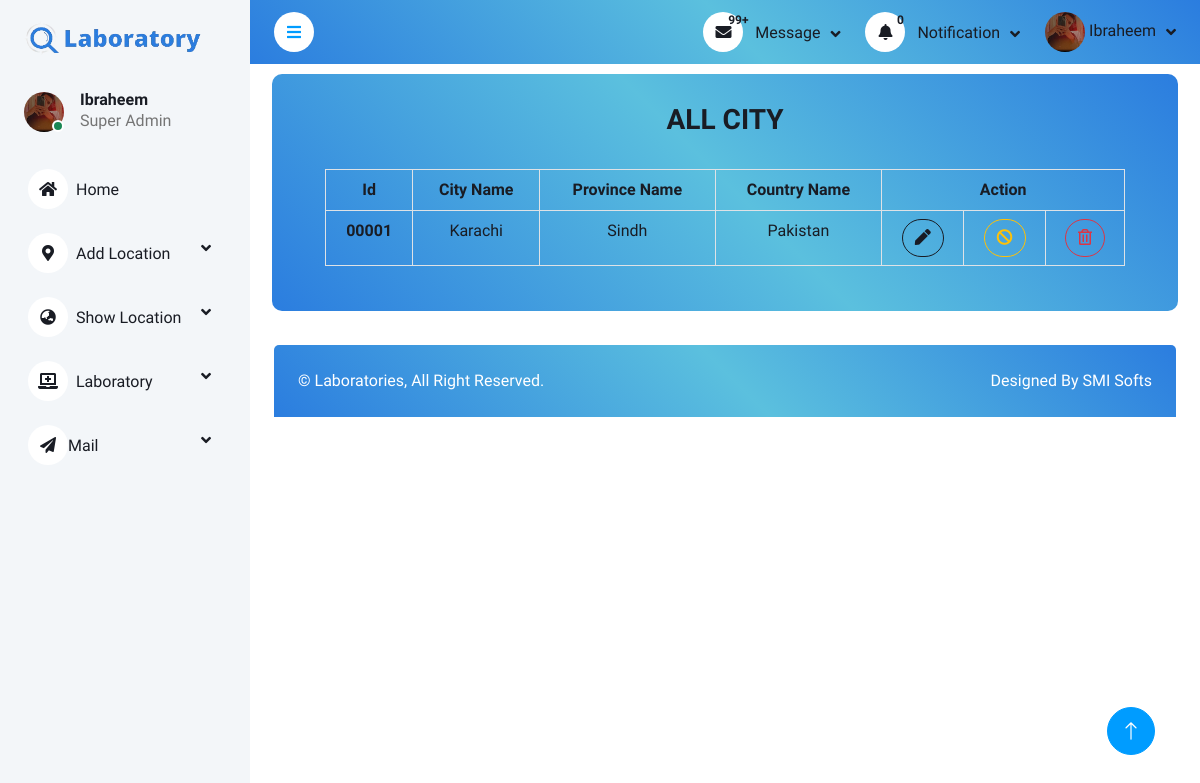
Page /Dashborads/show.location.php?id=city (signed in) on the committed database.
### tables this page shows
CREATE TABLE `signup` (
  `id` int(5) UNSIGNED ZEROFILL NOT NULL,
  `userName` varchar(20) NOT NULL,
  `userEmail` varchar(50) NOT NULL,
  `userFullName` varchar(50) DEFAULT NULL,
  `userimage` varchar(50) DEFAULT NULL,
  `userCNIC` varchar(20) NOT NULL,
  `userPhone` varchar(15) NOT NULL,
  `userReligion` varchar(20) DEFAULT NULL,
  `userGender` varchar(10) DEFAULT NULL,
  `userCity` varchar(30) DEFAULT NULL,
  `userCountry` varchar(30) DEFAULT NULL,
  `userAddress` varchar(50) DEFAULT NULL,
  `userPassword` varchar(70) NOT NULL,
  `Role` varchar(15) DEFAULT 'User',
  `Status` varchar(10) NOT NULL
);

CREATE TABLE `cities` (
  `id` int(5) UNSIGNED ZEROFILL NOT NULL,
  `city_Name` varchar(30) DEFAULT NULL,
  `Province_Id` int(5) UNSIGNED ZEROFILL DEFAULT NULL,
  `Country_Id` int(5) UNSIGNED ZEROFILL DEFAULT NULL
);

CREATE TABLE `province` (
  `province_Id` int(5) UNSIGNED ZEROFILL NOT NULL,
  `province_Name` varchar(30) DEFAULT NULL,
  `Country_Id` int(5) UNSIGNED ZEROFILL DEFAULT NULL
);

CREATE TABLE `countries` (
  `Country_Id` int(5) UNSIGNED ZEROFILL NOT NULL,
  `country_Name` varchar(20) DEFAULT NULL,
  `regions_id` int(5) UNSIGNED ZEROFILL DEFAULT NULL
);

### Dashborads/show.location.php (the view, shortened to what this page needs)
<?php
require("auth/auth.check.php");
?>
<?php require("includes/header.inc.php"); ?>
<?php require("components/navbar.php"); ?>
<?php require("components/sidebar.php"); ?>
<section class="section-back">
    <div class="container-fluid pt-4 px-4">
        <?php
        if ($_GET['id'] == "region") { ?>
            <h3 class="text-dark text-center text-uppercase">All Region</h3>
            <div class="col-sm-12 col-xl-12">
                <div class=" rounded h-100 p-4 table-scrollable">
                    <table class="table table-hover table-bordered text-dark text-center" style="width:100%;">
                        <thead>
                            <tr>
                                <th>Id</th>
                                <th>Region Name</th>
                                <th colspan="3">Action</th>
                            </tr>
                        </thead>
                        <tbody>
                            <?php
                            $select = "SELECT * FROM `regions`";
                            $res = mysqli_query($conn, $select);
                            if (mysqli_num_rows($res) > 0) {
                                while ($row = mysqli_fetch_assoc($res)) { ?>
                                    <tr>
                                        <th><?php echo $row['id'] ?></th>
                                        <td><?php echo $row['Region_Name'] ?></td>
                                        <td><a href="country.edit.php?id=<?php echo $row['id'] ?>" class="btn btn-outline-dark rounded-pill text-center"><i class="fas fa-pen"></i></a></td>
                                        <td><a href="country.disable.php?id=<?php echo $row['id'] ?>" class="btn btn-outline-warning rounded-pill"><i class="fas fa-ban"></i></a></td>
                                        <td><a href="country.delete.php?id=<?php echo $row['id'] ?>" class="btn btn-outline-danger rounded-pill"><i class="far fa-trash-alt"></i></a></td>
                                    </tr>
                                <?php }
                            } else { ?>
                                <td colspan="17" class="text-center"><i class="far fa-times-circle fa-3x"></i>
                                    <h4>No Record Found</h4>
                                </td>
                            <?php }
                            ?>
                        </tbody>
                    </table>
                </div>
            </div>
        <?php } elseif ($_GET['id'] == "city") {
        ?>
            <h3 class="text-dark text-center text-uppercase">All City</h3>
            <div class="col-sm-12 col-xl-12">
                <div class=" rounded h-100 p-4 table-scrollable">
                    <table class="table table-hover table-bordered text-dark text-center" style="width:100%;">
                        <thead>
                            <tr>
                                <th>Id</th>
                                <th>City Name</th>
                                <th>Province Name</th>
                                <th>Country Name</th>
                                <th colspan="3">Action</th>
                            </tr>
                        </thead>
                        <tbody>
                            <?php
                            $select = "SELECT * FROM cities JOIN countries ON countries.Country_Id = cities.Country_Id JOIN province ON province.province_Id = cities.Province_Id;";
                            $res = mysqli_query($conn, $select);
                            if (mysqli_num_rows($res) > 0) {
                                while ($row = mysqli_fetch_assoc($res)) { ?>
                                    <tr>
                                        <th><?php echo $row['id'] ?></th>
                                        <td><?php echo $row['city_Name'] ?></td>
                                        <td><?php echo $row['province_Name'] ?></td>
                                        <td><?php echo $row['country_Name'] ?></td>
                                        <td><a href="city.edit.php?id=<?php echo $row['id'] ?>" class="btn btn-outline-dark rounded-pill text-center"><i class="fas fa-pen"></i></a></td>
                                        <td><a href="city.disable.php?id=<?php echo $row['id'] ?>" class="btn btn-outline-warning rounded-pill"><i class="fas fa-ban"></i></a></td>
                                        <td><a href="user.delete.php?id=<?php echo $row['id'] ?>" class="btn btn-outline-danger rounded-pill"><i class="far fa-trash-alt"></i></a></td>
                                    </tr>
                                <?php }
                            } else { ?>
                                <td colspan="17" class="text-center"><i class="far fa-times-circle fa-3x"></i>
                                    <h4>No Record Found</h4>
                                </td>
                            <?php }
                            ?>
                        </tbody>
                    </table>
                </div>
            </div>
        <?php }
        ?>
    </div>
</section>
<?php require("components/footer.php"); ?>
<a href="#" class="btn btn-lg btn-primary btn-lg-square back-to-top"><i class="bi bi-arrow-up"></i></a>
</div>
<?php require("includes/footer.inc.php");
?>

### Dashborads/components/navbar.php (shortened to what this page needs)
<?php
$id = 0;
if (isset($_SESSION['userDetails'])) {
    $userDetail = $_SESSION['userDetails'];
    $id = (int) $userDetail['userId'];
}
?>
<nav class="navbar navbar-expand bg-light navbar-light sticky-top px-4 py-0" style="background-image: linear-gradient(45deg, #2B7DDF 0%, #5bc0de 51%, #2B7DDF 100%);" >
    <a href="#" class="sidebar-toggler flex-shrink-0">
        <i class="fa fa-bars"></i>
    </a>
    <div class="navbar-nav align-items-center ms-auto">
        <div class="nav-item dropdown">
            <a href="#" class="nav-link dropdown-toggle" data-bs-toggle="dropdown">
                <i class="fa fa-envelope me-lg-2"></i>
                <span class="position-absolute left-0 translate-middle badge text-dark ">
                    99+
                </span>
                <span class="d-none d-lg-inline-flex">Message</span>
            </a>
        </div>
        <div class="nav-item dropdown">
            <a href="#" class="nav-link dropdown-toggle" data-bs-toggle="dropdown">
                <i class="fa fa-bell me-lg-2"></i>
                <span class="position-absolute left-0 translate-middle badge text-dark ">
                    <?php
                    $select = mysqli_query($conn, "SELECT count(*) as count FROM `laboratory` where status = 'Pending';");
                    $row = mysqli_fetch_assoc($select);
                    echo $row['count']
                    ?>
                </span>
                <span class="d-none d-lg-inline-flex">
                    Notification
                </span>
            </a>
        </div>
        <div class="nav-item dropdown">
            <?php
            $query = mysqli_query($conn, "SELECT * FROM `signup` where id = $id");
            if (mysqli_num_rows($query) > 0) {
                $row = mysqli_fetch_assoc($query); ?>
                <a href="#" class="nav-link dropdown-toggle" data-bs-toggle="dropdown">
                    <?php if (isset($row['userimage'])) { ?>
                        <img class="rounded-circle" src="assets/img/UserImages/<?php echo $row['userimage'] ?>" alt="" style="width: 40px; height: 40px;">
                    <?php } else { ?>
                        <img class="rounded-circle" src="./assets/img/user.png" alt="" style="width: 40px; height: 40px;">
                <?php }
                } ?>
                <span class="d-none d-lg-inline-flex"><?php echo $userDetail['userName'] ?></span>
                </a>
        </div>
    </div>
</nav>

### Dashborads/components/sidebar.php (shortened to what this page needs)
<div class="sidebar pe-4 pb-3">
    <nav class="navbar bg-light navbar-light">
        <a href="index.php" class="navbar-brand mx-4 mb-3 d-block">
            <h1><img src="assets/img/sidebar.png" width="100%" style="position: relative;" alt="logo" class="logo"></h1>
        </a>
        <div class="d-flex align-items-center ms-4 mb-4">
            <div class="position-relative">
                <?php
                $query = mysqli_query($conn, "SELECT * FROM `signup` where id = $id");
                if (mysqli_num_rows($query) > 0) {
                    $row = mysqli_fetch_assoc($query);
                    if (isset($row['userimage'])) { ?>
                        <img class="rounded-circle" src="assets/img/userImages/<?php echo $row['userimage'] ?>" alt="" style="width: 40px; height: 40px;">
                    <?php } else { ?>
                        <img class="rounded-circle" src="./assets/img/user.png" alt="" style="width: 40px; height: 40px;">
                    <?php } ?>
                    <div class="bg-success rounded-circle border border-2 border-white position-absolute end-0 bottom-0 p-1"></div>
            </div>
        <?php } ?>
        <div class="ms-3">
            <h6 class="mb-0"><?php echo $userDetail['userName'] ?></h6>
            <span><?php echo $userDetail['Role'] ?></span>
        </div>
        </div>
        <div class="navbar-nav w-100">
            <a href="index.php" class="nav-item nav-link "><i class="fa fa-home me-2"></i>Home</a>
            <div class="nav-item dropdown">
                <?php
                if ($userDetail['Role'] == "Admin") { ?>
                    <div class="nav-item dropdown">
                        <a href="#" class="nav-link  dropdown-toggle" data-bs-toggle="dropdown"><i class="fas fa-pager me-2"></i>Request</a>
                        <div class="dropdown-menu bg-transparent border-0">
                            <a href="request.php?id=laboratory" class="dropdown-item">Request For Laboratory</a>
                            <a href="request.php?id=another" class="dropdown-item">Request For Another</a>
                        </div>
                    </div>
                    <div class="nav-item dropdown">
                        <a href="#" class="nav-link  dropdown-toggle" data-bs-toggle="dropdown"><i class="fas fa-pager me-2"></i>Status</a>
                        <div class="dropdown-menu bg-transparent border-0">
                            <a href="checking.status.php?id=laboratory" class="dropdown-item">Check Status Laboratory</a>
                            <a href="request.php?id=another" class="dropdown-item">Request For Another</a>
                        </div>
                    </div>
                    <div class="nav-item dropdown">
                        <a href="#" class="nav-link dropdown-toggle" data-bs-toggle="dropdown"><i class="fas fa-paper-plane"></i>Mail</a>
                        <div class="dropdown-menu bg-transparent border-0">
                            <a href="mail.php?show_mail_id=show_mail" class="dropdown-item">Sent Mail</a>
                            <a href="mail.php?show_mail_id=show_mail" class="dropdown-item">Show Mails</a>
                        </div>
                    </div>
                <?php }
                elseif ($userDetail['Role'] == "Super Admin") { ?>
                    <div class="nav-item dropdown">
                        <a href="#" class="nav-link dropdown-toggle" data-bs-toggle="dropdown"><i class="fas fa-map-marker-alt me-2"></i>Add Location</a>
                        <div class="nav-item dropdown">
                            <a href="#" class="nav-link dropdown-toggle" data-bs-toggle="dropdown"><i class="fas fa-globe-asia me-2"></i>Show Location</a>
                        </div>
                        <div class="nav-item dropdown">
                            <a href="#" class="nav-link dropdown-toggle" data-bs-toggle="dropdown"><i class="fa fa-laptop-medical me-2"></i>Laboratory</a>
                        </div>
                        <div class="nav-item dropdown">
                            <a href="#" class="nav-link dropdown-toggle" data-bs-toggle="dropdown"><i class="fas fa-paper-plane"></i>Mail</a>
                        </div>
                    </div>
                <?php  }
                ?>
            </div>
        </div>
    </nav>
</div>

### Dashborads/assets/css/style.css (style rules this page uses)
:root { --primary: #009CFF; --light: #F3F6F9; --dark: #191C24; }
.back-to-top { position: fixed; display: none; right: 45px; bottom: 45px; z-index: 99; }
.btn { transition: .5s; }
.btn.btn-primary { color: #FFFFFF; }
.btn-lg-square { width: 48px; height: 48px; }
.btn-square, .btn-sm-square, .btn-lg-square { padding: 0; display: inline-flex; align-items: center; justify-content: center; font-weight: normal; border-radius: 50px; }
.sidebar { position: fixed; top: 0; left: 0; bottom: 0; width: 250px; height: 100vh; overflow-y: auto; background: var(--light); transition: 0.5s; z-index: 999; }
@media (min-width: 992px) { .sidebar { margin-left: 0; } }
.sidebar .navbar .navbar-nav .nav-link { padding: 7px 20px; color: var(--dark); font-weight: 500; border-left: 3px solid var(--light); border-radius: 0 30px 30px 0; outline: none; }
.sidebar .navbar .navbar-nav .nav-link i { width: 40px; height: 40px; display: inline-flex; align-items: center; justify-content: center; background: #FFFFFF; border-radius: 40px; }
.sidebar .navbar .dropdown-toggle::after { position: absolute; top: 15px; right: 15px; border: none; content: "\f107"; font-family: "Font Awesome 5 Free"; font-weight: 900; transition: .5s; }
.content .navbar .navbar-nav .nav-link { margin-left: 25px; padding: 12px 0; color: var(--dark); outline: none; }
.content .navbar .sidebar-toggler, .content .navbar .navbar-nav .nav-link i { width: 40px; height: 40px; display: inline-flex; align-items: center; justify-content: center; background: #FFFFFF; border-radius: 40px; }
.content .navbar .dropdown-toggle::after { margin-left: 6px; vertical-align: middle; border: none; content: "\f107"; font-family: "Font Awesome 5 Free"; font-weight: 900; transition: .5s; }

### Dashborads/includes/header.inc.php (style rules this page uses)
.badge { top: 20px; left: 60px; font-size: 12px; }
.logo { position: absolute; top: 50; left: 50; }
.section-back { background-image: linear-gradient(45deg, #2B7DDF 0%, #5bc0de 51%, #2B7DDF 100%); border-radius:10px; padding:5px; margin:10px 22px }

### rows in the picture
signup: userimage (picture), userName "Ibraheem", Role "Super Admin"
cities: id "00001", city_Name "Karachi", Province_Id.province_Name "Sindh", Country_Id.country_Name "Pakistan"

### other values in the picture
$row['count'] "0"
